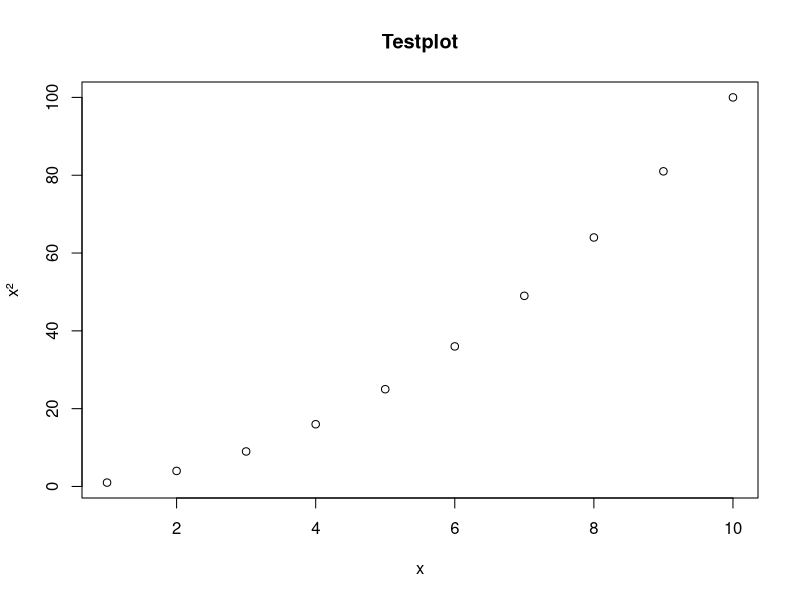
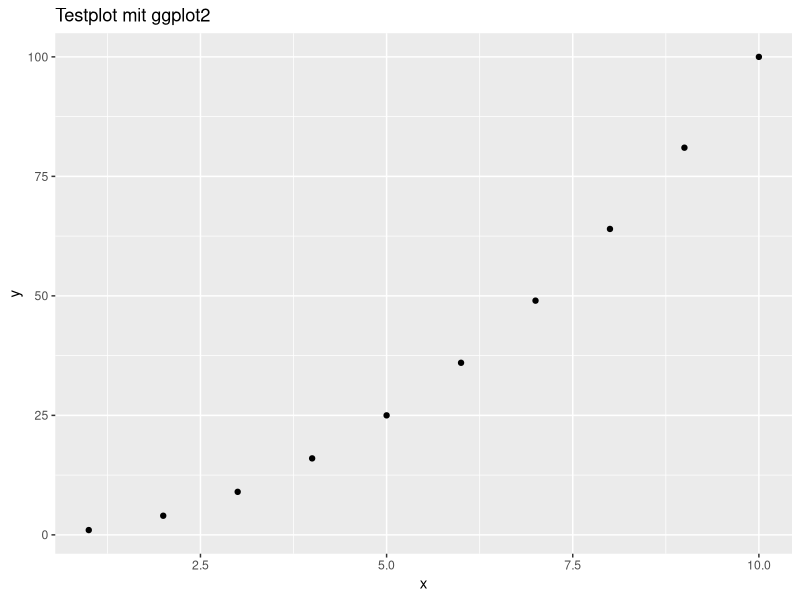

The R source for these figures, in order:
## ---- chunk 1
library(ggplot2)
DD = head(mtcars[, 1:4])
AA = plot(1:10, (1:10)^2, main="Testplot", xlab="x", ylab="x²")
BB = ggplot(data.frame(x=1:10, y=(1:10)^2), aes(x, y)) + geom_point() + ggtitle("Testplot mit ggplot2")
ggsave("BB-testplot.pdf", BB, width = 4, height = 3)
